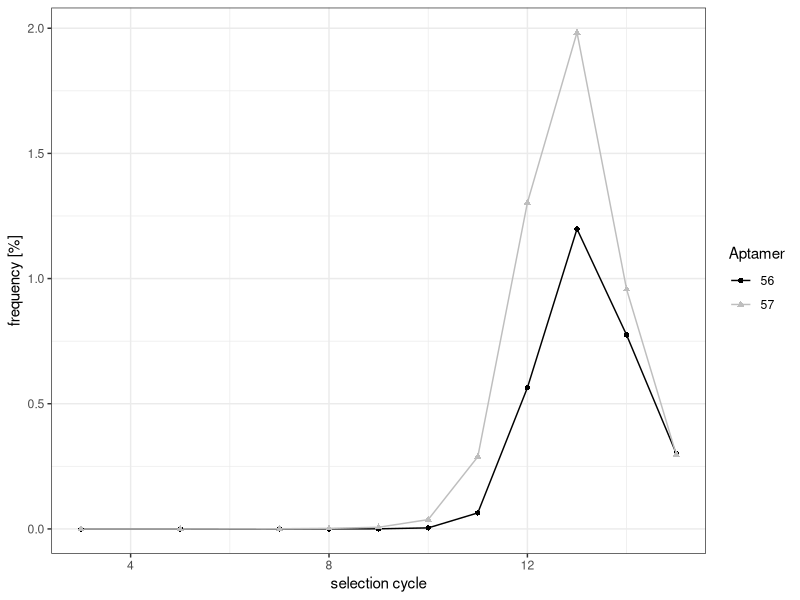
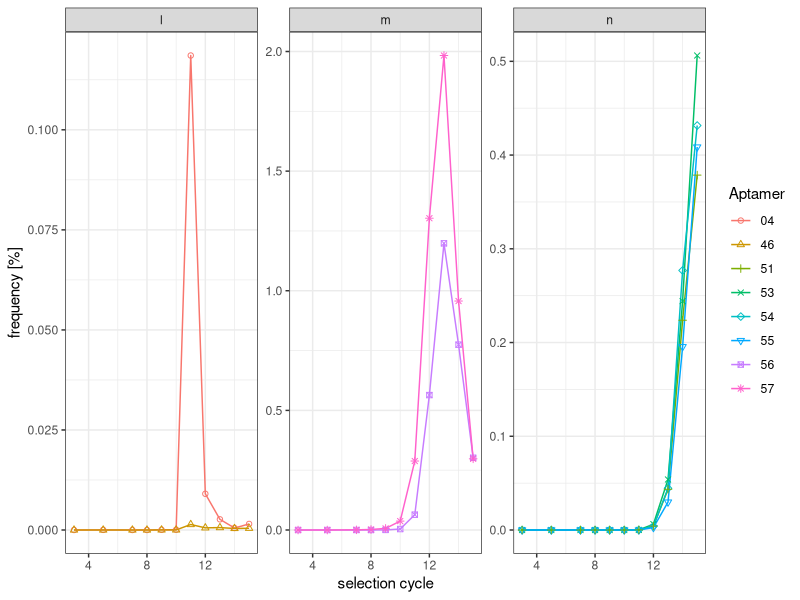

These charts were generated, in order, by the following R code:
#!/usr/bin/env Rscript
library(readxl)

#' Read in dataset
data <- read_excel("41589_2019_346_MOESM3_ESM.xlsx", skip = 6)
# View(data)

#' What kind of structure is `data`?
class(data)

#' We will only use the columns relating to frequency.
data <- data[,c(1:3, 15:25)]

#' Remove rows without any data
data <- data[-c(258,261, 262),]

#' Examine the column names
colnames(data)
class(colnames(data))

#' We would like to rename the columns to get rid of the `...`.  We can't completely get rid of the letter R
?paste
colnames(data)[4:14] <- paste0("R", c(3,5,7:15))

#' Change the format of the dataset to long
library(tidyr)
data <- gather(data, key="selection cycle", value="frequency", -c(1:3))

#' Now we can get rid of the letter R
data$`selection cycle` <- gsub("R", "", data$`selection cycle`)

## Come back and fix format
class(data$`selection cycle`)
data$`selection cycle` <- as.numeric(data$`selection cycle`)

#' The plots only use a subset of the data.

#' Graph (n)
ndata <- subset(data, Aptamer %in% c(51, 53, 54, 55))

#' Graph (m)
mdata <- subset(data, Aptamer %in% c(56, 57))


#' Graph (l)
data$Aptamer <- gsub('*', '', data$Aptamer) ## does this work?
data$Aptamer <- gsub('\\*', '', data$Aptamer)
data$Aptamer <- gsub('*', '', data$Aptamer, fixed = T)

ldata <- subset(data, Aptamer %in% c("46", "04")) # why do we need quotes?

#' Now we can plot!
library(ggplot2)
ggplot(mdata, aes(x=`selection cycle`, y=frequency, group=Aptamer, shape=Aptamer, color=Aptamer)) + geom_line() + geom_point() + scale_color_manual(values=c("black", "grey")) + theme_bw() + ylab("frequency [%]")

#' Fix selection cycle
## Go back up and fix it in data

#' Facets
fdata <- subset(data, !is.na(Aptamer))
fdata$graph <- NA

fdata$graph[which(fdata$Aptamer %in% c(51, 53, 54, 55))] <- "n"
fdata$graph[which(fdata$Aptamer %in% c(56, 57))] <- "m"
fdata$graph[which(fdata$Aptamer %in% c("46", "04"))] <- "l"


ggplot(fdata, aes(x=`selection cycle`, y=frequency, group=Aptamer, shape=Aptamer, color=Aptamer)) + geom_line() + geom_point() + theme_bw() + ylab("frequency [%]") + facet_wrap(~graph, scales="free_y") + scale_shape_manual(values=1:8)

